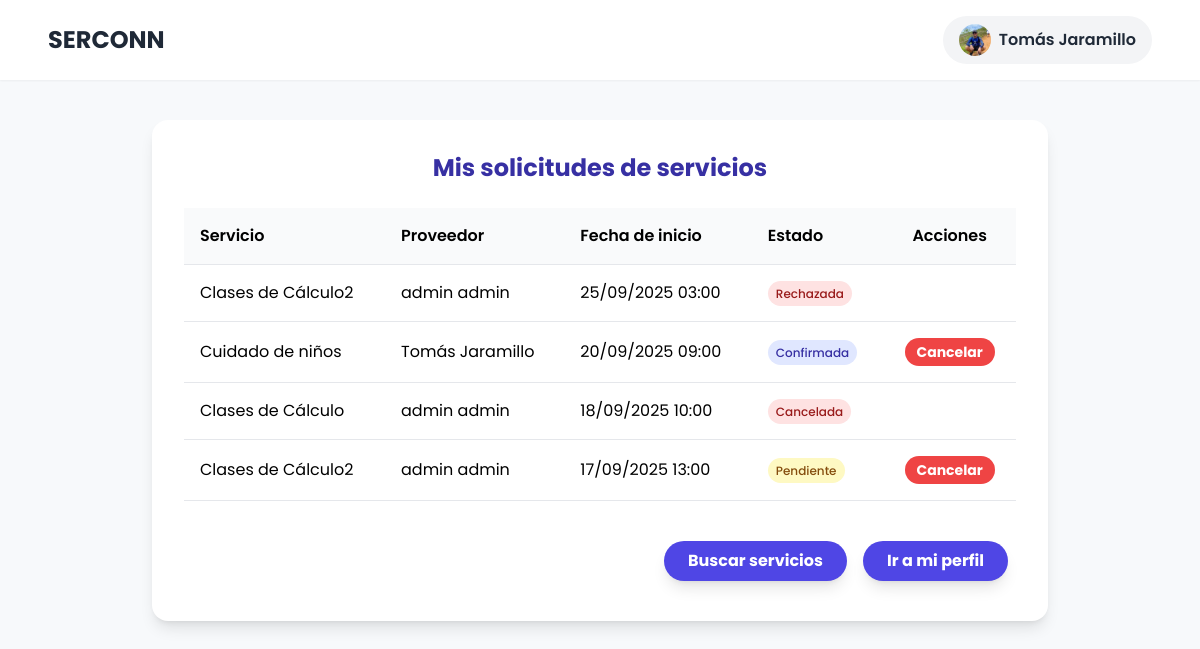
The app's page /dashboard/ (signed in), older data.
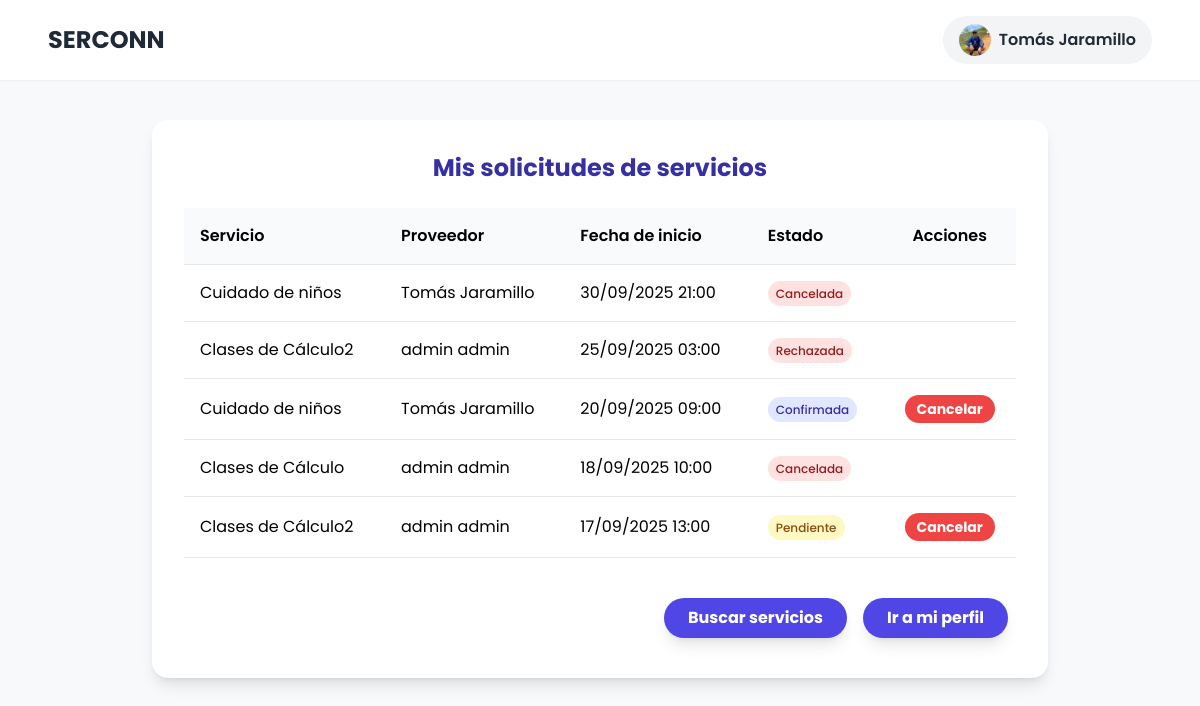
The same page, newer data.
### interactions/models.py (models this page shows, shortened)
class Booking(models.Model):
    STATUS_CHOICES = [
        ('pending', 'Pendiente'),
        ('confirmed', 'Confirmada'),
        ('completed', 'Completada'),
        ('cancelled', 'Cancelada'),
        ('rejected', 'Rechazada'),
    ]
    chat = models.ForeignKey(Chat, on_delete=models.CASCADE, related_name='bookings')
    service = models.ForeignKey(Service, on_delete=models.CASCADE)
    start_time = models.DateTimeField()
    end_time = models.DateTimeField()
    status = models.CharField(max_length=20, choices=STATUS_CHOICES, default='pending')
    notes = models.TextField(blank=True, null=True)

class Chat(models.Model):
    seeker = models.ForeignKey(
        settings.AUTH_USER_MODEL,
        on_delete=models.CASCADE,
        related_name='chats_as_seeker'
    )
    provider = models.ForeignKey(
        settings.AUTH_USER_MODEL,
        on_delete=models.CASCADE,
        related_name='chats_as_provider'
    )
    created_at = models.DateTimeField(auto_now_add=True)

### searching/models.py (models this page shows)
class Service(models.Model):
    provider = models.ForeignKey(ServiceProvider, on_delete=models.CASCADE, related_name="services")
    category = models.ForeignKey(ServiceCategory, on_delete=models.SET_NULL, null=True, blank=True)
    name = models.CharField(max_length=200)
    description = models.TextField()
    rate = models.DecimalField(max_digits=10, decimal_places=2)

### accounts/models.py (models this page shows, shortened)
class User(AbstractUser):
    @property
    def is_service_provider(self):
        return self.user_role == "service_provider"
    @property
    def is_service_seeker(self):
        return self.user_role == "service_seeker"
    username = None
    email = models.EmailField(unique=True)
    ROLE_CHOICES = (
        ('service_seeker', 'Cliente'),
        ('service_provider', 'Proveedor'),
    )
    user_role = models.CharField(max_length=20, choices=ROLE_CHOICES)
    CITY_CHOICES = (
        ('medellin', 'Medellin'),
        ('envigado', 'Envigado'),
        ('bello', 'Bello'),
        ('sabaneta', 'Sabaneta'),
        ('itagui', 'Itagui'),
        ('la_estrella', 'La Estrella'),
        ('caldas', 'Caldas'),
        ('copacabana', 'Copacabana'),
        ('girardota', 'Girardota'),
        ('barbosa', 'Barbosa'),
    )
    user_city = models.CharField(max_length=20, choices=CITY_CHOICES)
    VERIFICATION_CHOICES = (
        ('verificado', 'Verificado'),
        ('no_verificado', 'No Verificado'),
    )
    user_verification = models.CharField(max_length=20, choices=VERIFICATION_CHOICES, default='no_verificado')
    user_birthdate = models.DateField(blank=False, null= False)
    user_phone = models.CharField(max_length=20, blank=False, null=False)
    user_address = models.CharField(max_length=100, blank=False, null=False)
    user_picture = models.ImageField(upload_to='profiles/', blank=True, null=True)
    user_score = models.FloatField(default=5.0, blank=True, null=True)
    USERNAME_FIELD = "email"
    REQUIRED_FIELDS = []

### searching/views.py (the view)
# urls.py: path("dashboard/", appViews.dashboard_view, name="dashboard"),
@login_required
def dashboard_view(request):
    if request.user.is_service_seeker:
        bookings = Booking.objects.filter(chat__seeker=request.user).order_by('-start_time')
        return render(request, 'seeker_dashboard.html', {'bookings': bookings})
    elif request.user.is_service_provider:
        bookings = Booking.objects.filter(chat__provider=request.user).order_by('-start_time')
        return render(request, 'provider_dashboard.html', {'bookings': bookings})
    return redirect('service_search')

### interactions/context_processors.py (called while the page is built)
def unread_notifications_count(request):
    if request.user.is_authenticated:
        count = Notification.objects.filter(recipient=request.user, is_read=False).count()
        return {'unread_notifications': count}
    return {'unread_notifications': 0}

### searching/templates/seeker_dashboard.html (shortened to what the changed rows need)
<!DOCTYPE html>
<html lang="es">
<head>
    <script src="https://cdn.tailwindcss.com"></script>
</head>
<body class="flex flex-col min-h-screen">
    <header class="bg-white shadow-sm py-4 px-6 md:px-12 flex justify-between items-center sticky top-0 z-50">
        {% if user.is_authenticated %}
            {% if user.is_service_provider %}
                <h1 class="text-2xl font-bold text-gray-800">
                    <a href="{% url 'profile' %}">SERCONN</a>
                </h1>
            {% else %}
                <h1 class="text-2xl font-bold text-gray-800">
                    <a href="{% url 'service_search' %}">SERCONN</a>
                </h1>
            {% endif %}
        {% else %}
            <h1 class="text-2xl font-bold text-gray-800">
                <a href="{% url 'login' %}">SERCONN</a>
            </h1>
        {% endif %}
    </header>
    <main class="flex-grow">
        <div class="form-container max-w-4xl mx-auto my-10 bg-white rounded-2xl shadow-lg p-8">
            <h1 class="text-2xl text-center font-bold text-indigo-800 mb-6">Mis solicitudes de servicios</h1>
            <div class="overflow-x-auto">
                <table class="w-full text-left">
                    <thead class="bg-gray-50 border-b">
                        <tr>
                            <th class="p-4 font-semibold">Servicio</th>
                            <th class="p-4 font-semibold">Proveedor</th>
                            <th class="p-4 font-semibold">Fecha de inicio</th>
                            <th class="p-4 font-semibold">Estado</th>
                            <th class="p-4 font-semibold text-center">Acciones</th>
                        </tr>
                    </thead>
                    <tbody>
                        {% for booking in bookings %}
                        <tr class="border-b">
                            <td class="p-4">{{ booking.service.name }}</td>
                            <td class="p-4">{{ booking.chat.provider.get_full_name }}</td>
                            <td class="p-4">{{ booking.start_time|date:"d/m/Y H:i" }}</td>
                            <td class="p-4 font-medium">
                                <span class="px-2 py-1 text-xs rounded-full
                                    {% if booking.status == 'pending' %} bg-yellow-100 text-yellow-800 {% endif %}
                                    {% if booking.status == 'confirmed' %} bg-indigo-100 text-indigo-800 {% endif %}
                                    {% if booking.status == 'cancelled' or booking.status == 'rejected' %} bg-red-100 text-red-800 {% endif %}">
                                    {{ booking.get_status_display }}
                                </span>
                            </td>
                            <td class="p-4 text-center">
                                {% if booking.status == 'pending' or booking.status == 'confirmed' %}
                                    <form action="{% url 'cancel_booking' booking.id %}" method="post" onsubmit="return confirm('¿Estás seguro de que deseas cancelar esta solicitud?');">
                                        <button type="submit" class="bg-red-500 hover:bg-red-600 text-white font-bold py-1 px-3 rounded-full text-sm">
                                            Cancelar
                                        </button>
                                    </form>
                                {% endif %}
                            </td>
                        </tr>
                        {% empty %}
                        <tr>
                            <td colspan="5" class="text-center text-gray-500 py-8">No tienes solicitudes de servicio.</td>
                        </tr>
                        {% endfor %}
                    </tbody>
                </table>
            </div>
        </div>
    </main>
</body>
</html>

Row changes from the older to the newer data that the page shows:
added Booking: service.name "Cuidado de niños", chat.provider.get_full_name "Tomás Jaramillo", start_time "30/09/2025 21:00", status "Cancelada"
